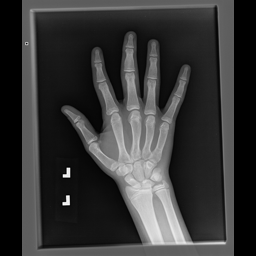
#> input picture unet_v1/data/hands/test/image/0.png, 256 x 256 px, found by its file name; its folder holds only this picture in this run
$ jupyter execute --allow-errors 3_maskXRay.ipynb
#> lines starting #> are read from the running program, lines starting #| are printed output that depends on the picture; after the words box and inside, x2 and y2 are one past the last pixel; in counts of white or black regions, pixels touching at a corner belong together
#> further down, im1 is the input picture: shape (256, 256, 3); min 0, max 255, mean 54.1
#> `im1[-10:,:,:] = 255 #paint a white stripe in the bottom to be sure the..`:
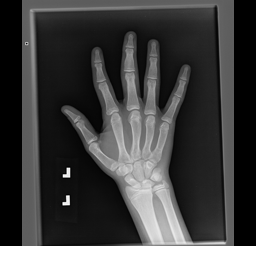
#> im1: shape (256, 256, 3); 3.91% of pixels changed, all inside (x1, y1, x2, y2) = (0, 246, 256, 256)
#> `thresh, im_bw = cv2.threshold(im2, 127, 255, cv2.THRESH_BINARY)`:
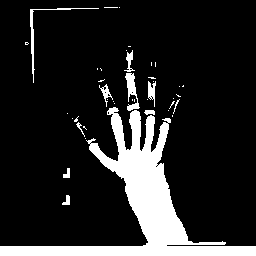
#> im_bw: shape (256, 256); 14.6% white; 41 white regions (30 under 20 px)
#> `contours, hierarchy = cv2.findContours(im_bw,cv2.RETR_TREE, cv2.CHAIN_..`: contours = 58 contours, 49 with area under 20; largest, box (x1, y1, x2, y2) and area: (0, 107, 256, 256) 7822, (125, 73, 140, 111) 207, (30, 8, 99, 83) 124, (148, 81, 156, 107) 86, (99, 84, 113, 107) 73
#> the loop `for i, contour in enumerate(contours):` made 58 passes
#> after the loop `for i, contour in enumerate(contours):`: areaArray = 1 contour; box (x1, y1, x2, y2) and area: (0, 107, 256, 256) 7822
#> `handContour = areaArray[0]`: handContour = contour of 1225 points, box (x1, y1, x2, y2) (0, 107, 256, 256), area 7822
#> `cv2.drawContours(im3, handContour, -1, (0,0,0), 1)`:
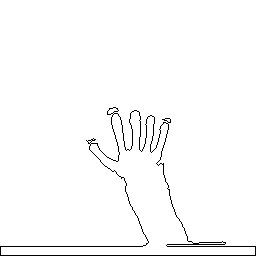
#> im3: shape (256, 256, 3); 98.1% white; black in thin lines or dots, all inside (x1, y1, x2, y2) = (0, 107, 256, 256)
#> `cv2.floodFill(im3, mask, (0,0), 0);`:
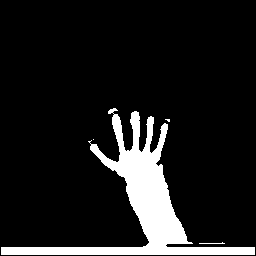
#> im3: shape (256, 256, 3); 11% white; 4 white regions (2 under 20 px), largest, box (x1, y1, x2, y2) and area: (1, 108, 255, 255) 7177, (199, 242, 225, 244) 27
#> `xray[idx]=0`:
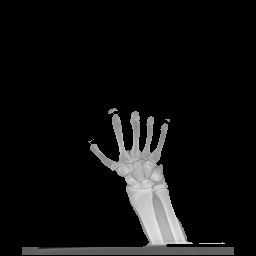
#> xray: shape (256, 256, 3); min 0, max 233, mean 16.4
Once the prediction of the mask is done by the U-Net, that prediction needs to be process to remove all unwanted areas. Once that's done, the resulting mask should be apply to the xRay in order to keep only the hand and feed the prediction NN.

[cell 1]
import matplotlib.pyplot as plt
import numpy as np
import cv2
import skimage.io as io
import os

[cell 2]
predict_dir = 'data/hands/test/predict/' #output of the U-Net on the testing xRay
images_dir = 'data/hands/test/image/'    #testing xRay
output_dir = 'data/hands/test/output/'   #xRay masked (input of the next NN)
i_fmt = 'png'
o_fmt = 'png'
size = (256,256)

#> (a cell that did not finish here is left out)

$ run again, on unet_v1/data/hands/test/image/4.png
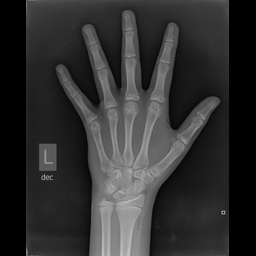
#> input picture unet_v1/data/hands/test/image/4.png, 256 x 256 px, found by its file name
#> im1 is the input picture: shape (256, 256, 3); min 0, max 198, mean 48
#> im1: shape (256, 256, 3); 3.91% of pixels changed, all inside (x1, y1, x2, y2) = (0, 246, 256, 256)
#> `thresh, im_bw = cv2.threshold(im2, 127, 255, cv2.THRESH_BINARY)`:
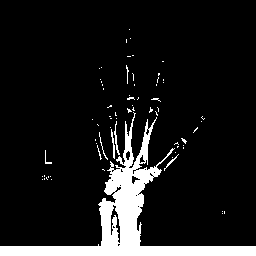
#> im_bw: shape (256, 256); 10.1% white; 69 white regions (62 under 20 px)
#> contours = 90 contours, 82 with area under 20; largest, box (x1, y1, x2, y2) and area: (0, 112, 256, 256) 5868, (110, 204, 121, 244) 179, (131, 175, 141, 185) 41, (125, 150, 131, 161) 36, (139, 154, 146, 164) 30, (114, 121, 120, 155) 24, (111, 129, 115, 159) 23, (114, 186, 122, 193) 22
#> the loop `for i, contour in enumerate(contours):` made 90 passes
#> after the loop `for i, contour in enumerate(contours):`: areaArray = 1 contour; box (x1, y1, x2, y2) and area: (0, 112, 256, 256) 5868
#> handContour = contour of 1144 points, box (x1, y1, x2, y2) (0, 112, 256, 256), area 5868
#> idx: shape (256, 256, 3) bool; 91.9% white; 7 black regions (6 under 20 px), largest, box (x1, y1, x2, y2) and area: (1, 126, 255, 255) 5308
#> `xray[idx]=0`:
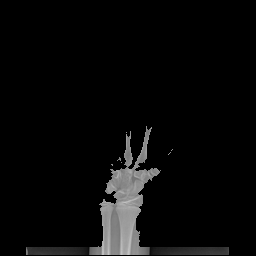
#> xray: shape (256, 256, 3); min 0, max 196, mean 9.1

$ run again, on unet_v1/data/hands/test/image/2.png
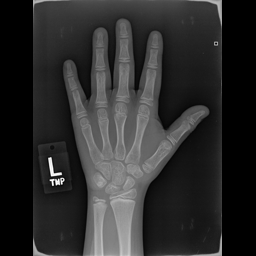
#> input picture unet_v1/data/hands/test/image/2.png, 256 x 256 px, found by its file name
#> im1 is the input picture: shape (256, 256, 3); min 0, max 255, mean 44.5
#> im1: shape (256, 256, 3); 3.91% of pixels changed, all inside (x1, y1, x2, y2) = (0, 246, 256, 256)
#> `thresh, im_bw = cv2.threshold(im2, 127, 255, cv2.THRESH_BINARY)`:
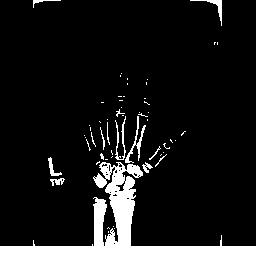
#> im_bw: shape (256, 256); 9.3% white; 56 white regions (43 under 20 px)
#> contours = 90 contours, 82 with area under 20; largest, box (x1, y1, x2, y2) and area: (0, 162, 256, 256) 4642, (125, 116, 146, 163) 112, (190, 0, 222, 26) 80, (48, 157, 62, 176) 60, (115, 116, 126, 160) 59, (115, 180, 126, 192) 48, (50, 178, 65, 186) 42, (142, 162, 153, 173) 38
#> the loop `for i, contour in enumerate(contours):` made 90 passes
#> after the loop `for i, contour in enumerate(contours):`: areaArray = 1 contour; box (x1, y1, x2, y2) and area: (0, 162, 256, 256) 4642
#> handContour = contour of 1012 points, box (x1, y1, x2, y2) (0, 162, 256, 256), area 4642
#> idx: shape (256, 256, 3) bool; 93.7% white; 4 black regions, box (x1, y1, x2, y2) and area: (1, 163, 255, 255) 3843, (127, 165, 142, 177) 116, (100, 163, 112, 179) 111, (94, 175, 106, 187) 86
#> `xray[idx]=0`:
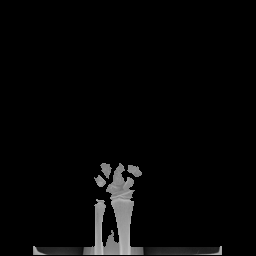
#> xray: shape (256, 256, 3); min 0, max 202, mean 6.6

$ run again, on unet_v1/data/hands/test/image/3.png
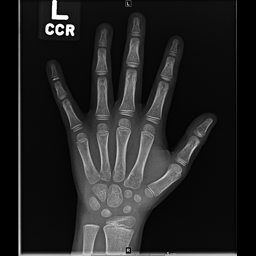
#> input picture unet_v1/data/hands/test/image/3.png, 256 x 256 px, found by its file name
#> im1 is the input picture: shape (256, 256, 3); min 0, max 255, mean 34.7
#> im1: shape (256, 256, 3); 3.91% of pixels changed, all inside (x1, y1, x2, y2) = (0, 246, 256, 256)
#> `thresh, im_bw = cv2.threshold(im2, 127, 255, cv2.THRESH_BINARY)`:
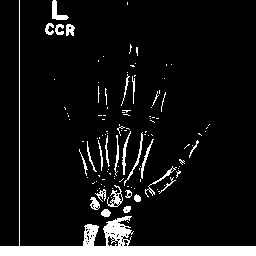
#> im_bw: shape (256, 256); 8.5% white; 114 white regions (86 under 20 px)
#> contours = 173 contours, 150 with area under 20; largest, box (x1, y1, x2, y2) and area: (0, 0, 256, 256) 3092, (107, 185, 123, 207) 119, (52, 0, 69, 20) 116, (90, 197, 100, 210) 72, (107, 235, 119, 247) 70
#> the loop `for i, contour in enumerate(contours):` made 173 passes
#> after the loop `for i, contour in enumerate(contours):`: areaArray = 1 contour; box (x1, y1, x2, y2) and area: (0, 0, 256, 256) 3092
#> handContour = contour of 1173 points, box (x1, y1, x2, y2) (0, 0, 256, 256), area 3092
#> idx: shape (256, 256, 3) bool; 8.5% white; 1 white region, box (x1, y1, x2, y2) and area: (0, 0, 256, 256) 5590
#> `xray[idx]=0`:
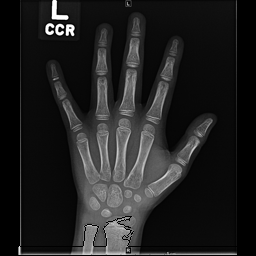
#> xray: shape (256, 256, 3); 1.64% of pixels changed, all inside (x1, y1, x2, y2) = (18, 0, 237, 256)
